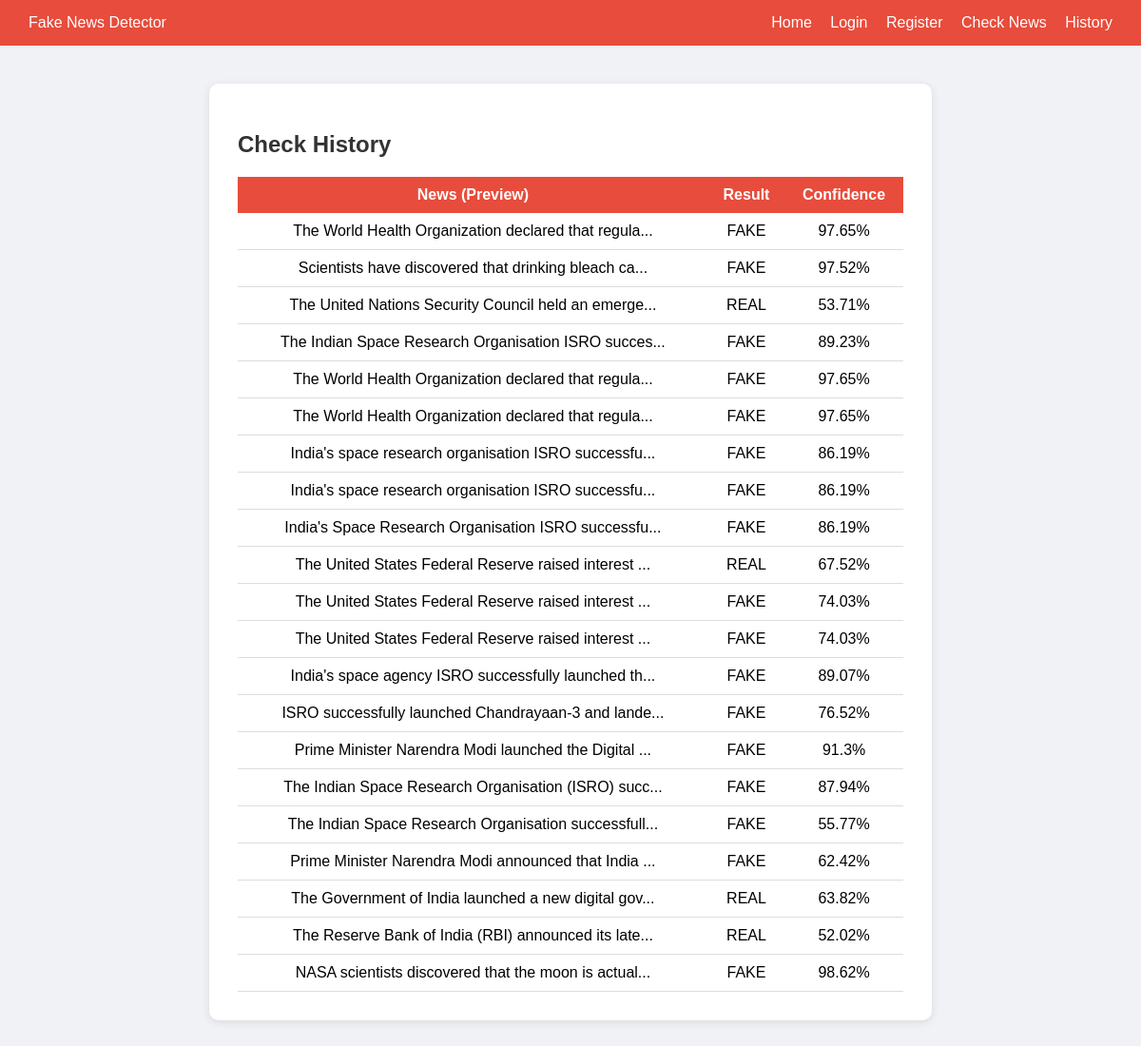
Screenshot of /history (signed in) with the database file from the repository.
### tables this page shows
CREATE TABLE history (
            id INTEGER PRIMARY KEY AUTOINCREMENT,   
            news TEXT NOT NULL,
            result TEXT NOT NULL,
            confidence REAL NOT NULL
        );

### app.py (the view)
@app.route('/history')
def history():
    if 'user' not in session:
        return redirect('/login')
    conn = sqlite3.connect('database.db')
    cursor = conn.cursor()
    cursor.execute('SELECT news, result, confidence FROM history ORDER BY id DESC')
    rows = cursor.fetchall()
    conn.close()
    history_list = []
    for row in rows:
        history_list.append({
            'news': row[0],
            'result': row[1],
            'confidence': row[2]
        })
    return render_template('history.html', history=history_list)

### templates/history.html (shortened to what this page needs)
<!DOCTYPE html>
<html>
<head>
</head>
<body>
    <nav>
        <span>Fake News Detector</span>
        <span>
            <a href="/">Home</a>
            <a href="/login">Login</a>
            <a href="/register">Register</a>
            <a href="/dashboard">Check News</a>
            <a href="/history">History</a>
        </span>
    </nav>
    <div class="container">
        <h2>Check History</h2>
        <table>
            <tr>
                <th>News (Preview)</th>
                <th>Result</th>
                <th>Confidence</th>
            </tr>
            {% for item in history %}
            <tr>
                <td>{{ item.news }}...</td>
                <td class="{{ item.result }}">{{ item.result }}</td>
                <td>{{ item.confidence }}%</td>
            </tr>
            {% endfor %}
        </table>
    </div>
</body>
</html>

### templates/history.html (style rules this page uses)
body { font-family: Arial; background: #f0f2f5; margin: 0; }
nav { background: #e74c3c; color: white; padding: 15px 30px; display: flex; justify-content: space-between; align-items: center; }
nav a { color: white; text-decoration: none; margin-left: 15px; }
.container { max-width: 700px; margin: 40px auto; background: white; padding: 30px; border-radius: 10px; box-shadow: 0 2px 10px rgba(0,0,0,0.1); }
h2 { color: #333; }
table { width: 100%; border-collapse: collapse; margin-top: 20px; }
th { background: #e74c3c; color: white; padding: 10px; }
td { padding: 10px; border-bottom: 1px solid #ddd; text-align: center; }

### rows the page displays
history: news "The World Health Organization declared that regula", result "FAKE", confidence "97.65"
history: news "Scientists have discovered that drinking bleach ca", result "FAKE", confidence "97.52"
history: news "The United Nations Security Council held an emerge", result "REAL", confidence "53.71"
history: news "The Indian Space Research Organisation ISRO succes", result "FAKE", confidence "89.23"
history: news "The World Health Organization declared that regula", result "FAKE", confidence "97.65"
history: news "The World Health Organization declared that regula", result "FAKE", confidence "97.65"
history: news "India's space research organisation ISRO successfu", result "FAKE", confidence "86.19"
history: news "India's space research organisation ISRO successfu", result "FAKE", confidence "86.19"
history: news "India's Space Research Organisation ISRO successfu", result "FAKE", confidence "86.19"
history: news "The United States Federal Reserve raised interest", result "REAL", confidence "67.52"
history: news "The United States Federal Reserve raised interest", result "FAKE", confidence "74.03"
history: news "The United States Federal Reserve raised interest", result "FAKE", confidence "74.03"
history: news "India's space agency ISRO successfully launched th", result "FAKE", confidence "89.07"
history: news "ISRO successfully launched Chandrayaan-3 and lande", result "FAKE", confidence "76.52"
history: news "Prime Minister Narendra Modi launched the Digital", result "FAKE", confidence "91.3"
history: news "The Indian Space Research Organisation (ISRO) succ", result "FAKE", confidence "87.94"
history: news "The Indian Space Research Organisation successfull", result "FAKE", confidence "55.77"
history: news "Prime Minister Narendra Modi announced that India", result "FAKE", confidence "62.42"
history: news "The Government of India launched a new digital gov", result "REAL", confidence "63.82"
history: news "The Reserve Bank of India (RBI) announced its late", result "REAL", confidence "52.02"
history: news "NASA scientists discovered that the moon is actual", result "FAKE", confidence "98.62"
